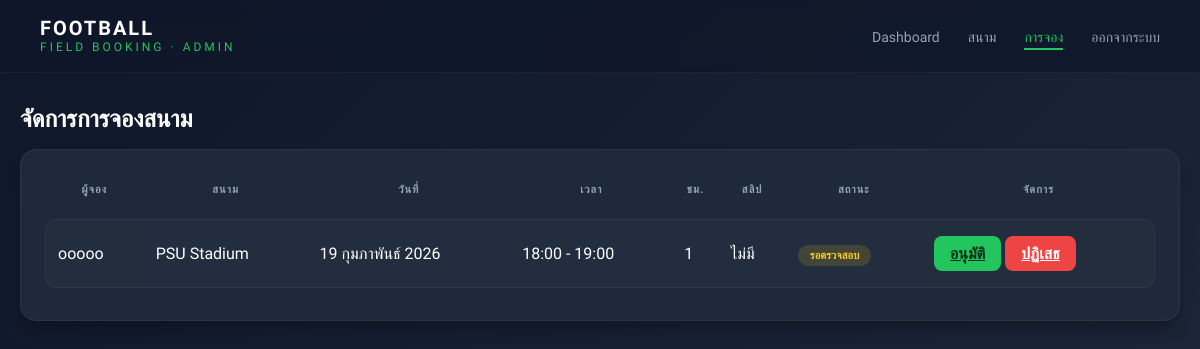
Before: /dashboard/bookings/ (signed in) with the older database file.
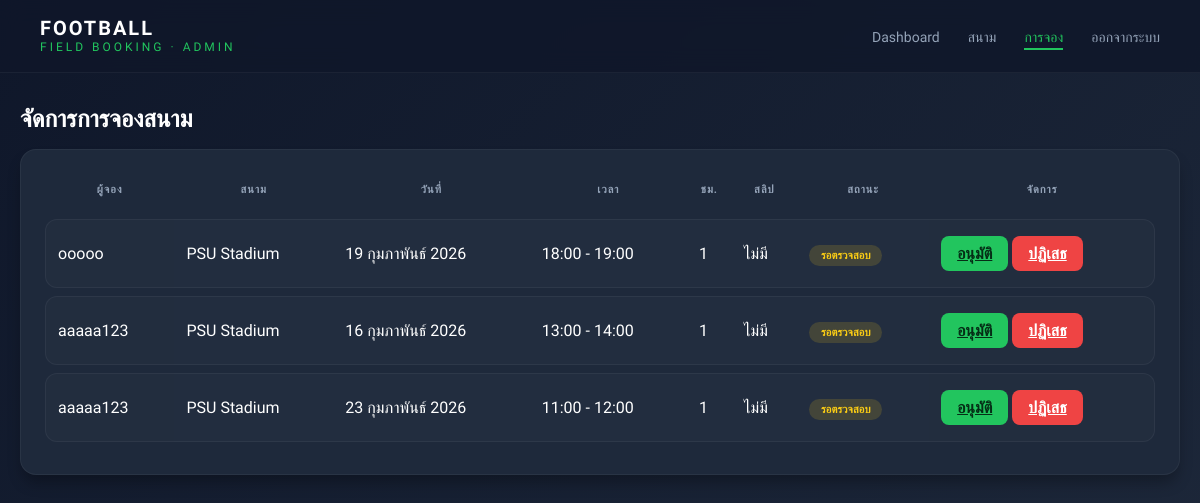
After: the same page with the newer database file.
### booking/models.py (models this page shows, shortened)
class Booking(models.Model):
    STATUS_CHOICES = (
        ('pending', 'Pending'),
        ('approved', 'Approved'),
        ('rejected', 'Rejected'),
        ('cancelled', 'Cancelled'),
    )
    user = models.ForeignKey(User, on_delete=models.CASCADE)
    field = models.ForeignKey(Field, on_delete=models.CASCADE)
    date = models.DateField()
    start_time = models.TimeField()
    end_time = models.TimeField()
    hours = models.IntegerField()
    total_price = models.IntegerField()
    status = models.CharField(
        max_length=10,
        choices=STATUS_CHOICES,
        default='pending'
    )
    slip = models.ImageField(upload_to="slips/", null=True, blank=True)
    created_at = models.DateTimeField(auto_now_add=True)
    class Meta:
        ordering = ['-created_at']

class Field(models.Model):
    name = models.CharField(max_length=100)
    field_type = models.CharField(max_length=20, choices=FIELD_TYPE)
    price = models.IntegerField()
    image = models.ImageField(upload_to='fields/', null=True, blank=True)
    open_time = models.TimeField()
    close_time = models.TimeField()

### booking/views.py (the view)
# urls.py: path('dashboard/bookings/', views.booking_management, name='booking_management'),
@login_required
def booking_management(request):
    bookings = Booking.objects.select_related("user", "field").order_by("-created_at")
    return render(request, "booking/booking-management.html", {"bookings": bookings})

### booking/templates/booking/booking-management.html (shortened to what this page needs)
{% load static %}
<!DOCTYPE html>
<html lang="th">
<head>
    <link rel="stylesheet" href="{% static 'booking/css/booking-management.css' %}">
</head>
<body>
    <nav class="navbar">
        <div class="logo">
            <span class="logo-main">FOOTBALL</span>
            <span class="logo-sub">FIELD BOOKING · ADMIN</span>
        </div>
        <ul class="nav-menu">
            <li><a href="{% url 'admin_dashboard' %}">Dashboard</a></li>
            <li><a href="{% url 'field_management' %}">สนาม</a></li>
            <li><a href="{% url 'booking_management' %}" class="active">การจอง</a></li>
            <li><a href="{% url 'logout' %}">ออกจากระบบ</a></li>
        </ul>
    </nav>
    <div class="container">
        <h1>จัดการการจองสนาม</h1>
        <div class="table-box">
            <table class="booking-table">
                <thead>
                    <tr>
                        <th>ผู้จอง</th>
                        <th>สนาม</th>
                        <th>วันที่</th>
                        <th>เวลา</th>
                        <th>ชม.</th>
                        <th>สลิป</th>
                        <th>สถานะ</th>
                        <th>จัดการ</th>
                    </tr>
                </thead>
                <tbody>
                    {% for booking in bookings %}
                    <tr>
                        <td>{{ booking.user.username }}</td>
                        <td>{{ booking.field.name }}</td>
                        <td>{{ booking.date }}</td>
                        <td>{{ booking.start_time }} - {{ booking.end_time }}</td>
                        <td>{{ booking.hours }}</td>
                        <td>
                            {% if booking.slip %}
                            <a href="{{ booking.slip.url }}" target="_blank" class="btn view">
                                ดูสลิป
                            </a>
                            {% else %}
                            <span class="no-slip">ไม่มี</span>
                            {% endif %}
                        </td>
                        <td>
                            <span class="status {{ booking.status }}">
                                {% if booking.status == "pending" %}
                                รอตรวจสอบ
                                {% elif booking.status == "approved" %}
                                อนุมัติแล้ว
                                {% elif booking.status == "cancelled" %}
                                ยกเลิกแล้ว
                                {% else %}
                                ปฏิเสธ
                                {% endif %}
                            </span>
                        </td>
                        <td>
                            {% if booking.status == "pending" %}
                            <a href="{% url 'approve_booking' booking.id %}" class="btn approve">
                                อนุมัติ
                            </a>
                            <a href="{% url 'reject_booking' booking.id %}" class="btn reject">
                                ปฏิเสธ
                            </a>
                            {% elif booking.status == "approved" %}
                            <a href="{% url 'cancel_booking' booking.id %}" class="btn cancel">
                                ยกเลิก
                            </a>
                            {% else %}
                            -
                            {% endif %}
                        </td>
                    </tr>
                    {% endfor %}
                </tbody>
            </table>
        </div>
    </div>
</body>
</html>

Changed rows visible on the page:
added Booking: user.username "aaaaa123", field.name "PSU Stadium", date "16 กุมภาพันธ์ 2026", start_time "13:00", end_time "14:00", hours "1", shows "ไม่มี", status "รอตรวจสอบ"
added Booking: user.username "aaaaa123", field.name "PSU Stadium", date "23 กุมภาพันธ์ 2026", start_time "11:00", end_time "12:00", hours "1", shows "ไม่มี", status "รอตรวจสอบ"
